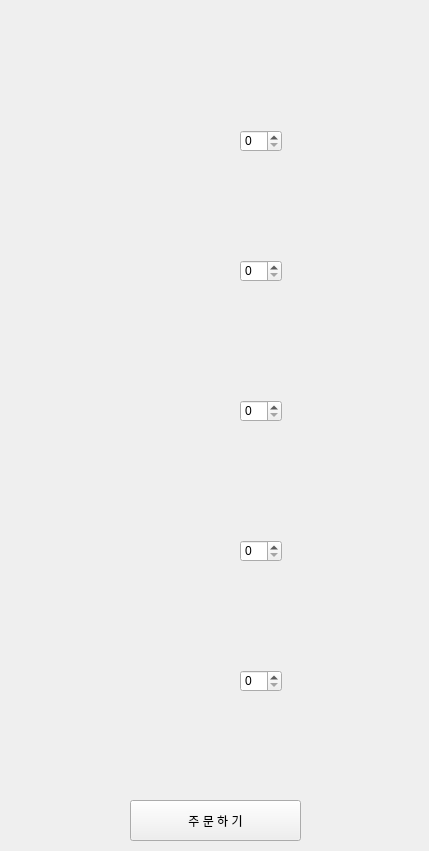
<?xml version="1.0" encoding="UTF-8"?>
<ui version="4.0">
 <class>Form</class>
 <widget class="QWidget" name="Form">
  <property name="geometry">
   <rect>
    <x>0</x>
    <y>0</y>
    <width>429</width>
    <height>851</height>
   </rect>
  </property>
  <property name="windowTitle">
   <string>Form</string>
  </property>
  <widget class="QLabel" name="label">
   <property name="geometry">
    <rect>
     <x>0</x>
     <y>0</y>
     <width>441</width>
     <height>791</height>
    </rect>
   </property>
   <property name="text">
    <string/>
   </property>
   <property name="pixmap">
    <pixmap>yuksudang.PNG</pixmap>
   </property>
  </widget>
  <widget class="QSpinBox" name="sundae">
   <property name="geometry">
    <rect>
     <x>240</x>
     <y>130</y>
     <width>42</width>
     <height>22</height>
    </rect>
   </property>
  </widget>
  <widget class="QSpinBox" name="suyook">
   <property name="geometry">
    <rect>
     <x>240</x>
     <y>260</y>
     <width>42</width>
     <height>22</height>
    </rect>
   </property>
  </widget>
  <widget class="QSpinBox" name="ttarou">
   <property name="geometry">
    <rect>
     <x>240</x>
     <y>400</y>
     <width>42</width>
     <height>22</height>
    </rect>
   </property>
  </widget>
  <widget class="QSpinBox" name="kimchi">
   <property name="geometry">
    <rect>
     <x>240</x>
     <y>540</y>
     <width>42</width>
     <height>22</height>
    </rect>
   </property>
  </widget>
  <widget class="QSpinBox" name="gogifry">
   <property name="geometry">
    <rect>
     <x>240</x>
     <y>670</y>
     <width>42</width>
     <height>22</height>
    </rect>
   </property>
  </widget>
  <widget class="QPushButton" name="yooksudang_order">
   <property name="geometry">
    <rect>
     <x>130</x>
     <y>800</y>
     <width>171</width>
     <height>41</height>
    </rect>
   </property>
   <property name="styleSheet">
    <string notr="true">font: 14pt &quot;배달의민족 한나체 Pro&quot;;</string>
   </property>
   <property name="text">
    <string>주 문 하 기</string>
   </property>
  </widget>
 </widget>
 <resources/>
 <connections/>
</ui>
